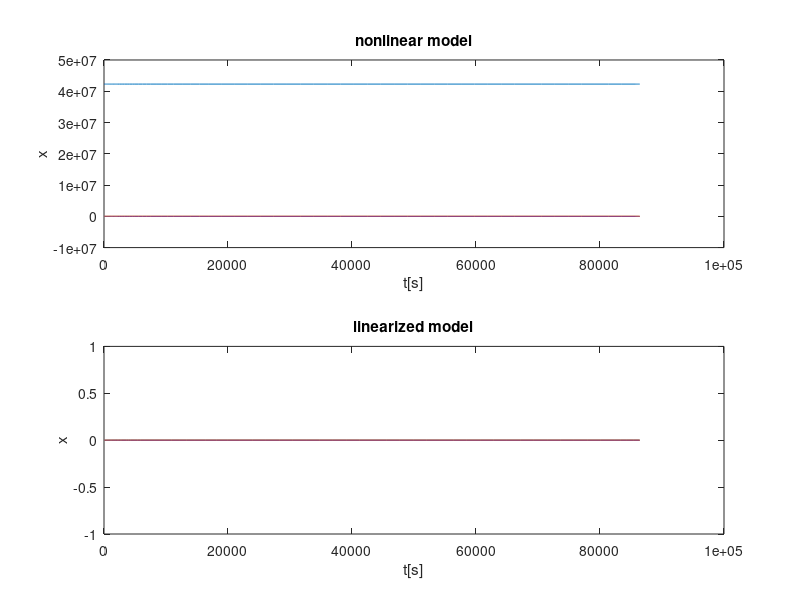
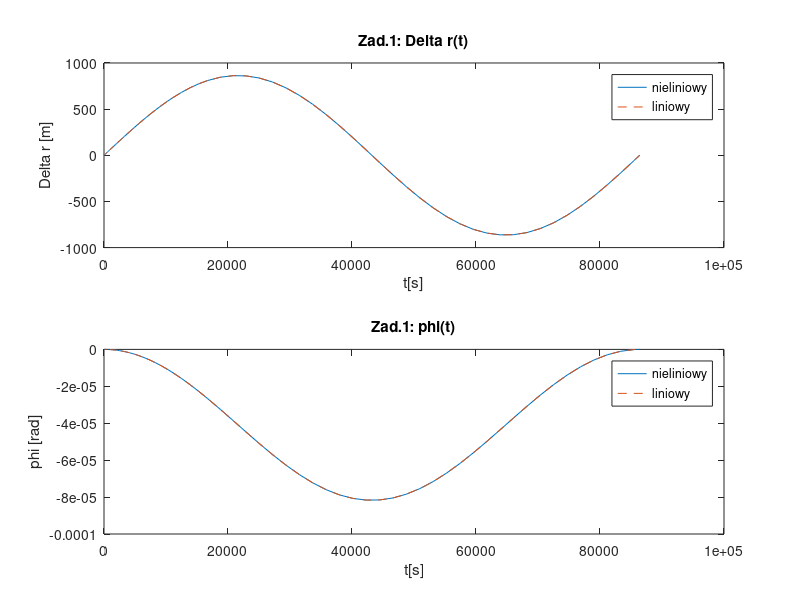
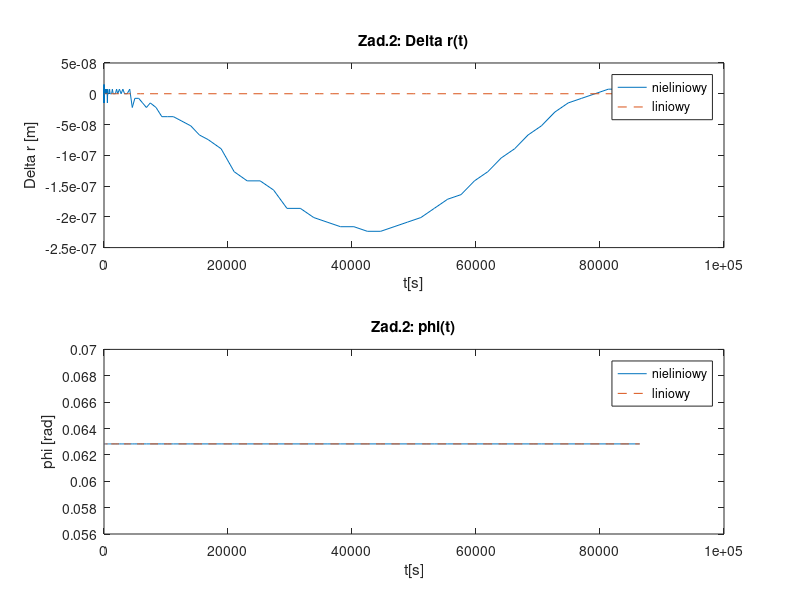
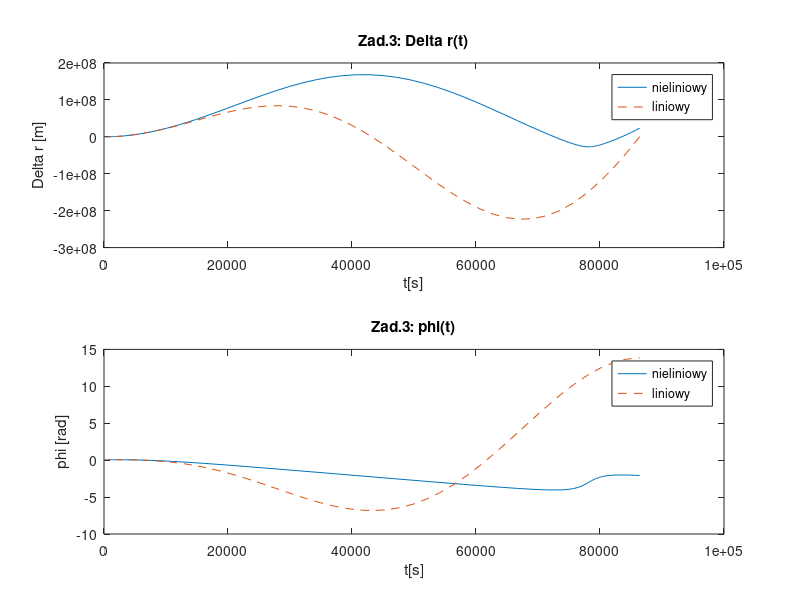

Recreate these plots in MATLAB, in order.
%% A.4 DYNAMIKA SATELITY
clear all
close all
%% A.4.2 Modelowanie matematyczne

% definiowanie parametrow satelity
T=24*60*60;           % s, okres obrotu Ziemi
m=2;                  % kg
k=4e14;               % m^3/s^2
omega=2*pi/T;         % rad/s
rR=(k/omega^2)^(1/3); % m, średnica orbity satelity

% definicje typowych sygnalow wejsciowych uzywanych podczas badan symulacyjnych 
% dynamiki satelity

ur=@(t)0; 
uth=@(t)0; 
dr=@(t)0; 
dth=@(t)0;

% tworzenie kodu dla dynamiki satelity (sD)
% x'=f(x,u)
% derivation of f:
sD=@(t,x)[...
    x(2,:); ...
    -k./(x(1,:).^2) + x(1,:).*(omega+x(4,:)).^2 + (ur(t)+dr(t))./m; ...
    x(4,:); ...
    -2*x(2,:).*(omega+x(4,:))./x(1,:) + (uth(t)+dth(t))./(m*x(1,:).^2) ...
    ];

%% A.4.3 analiza punktu rownowagi
% weryfikacja wybranych rozwiazan ukladu rownan satelity ze zmiennymi stanu


disp('A.4.3')

x0=[rR;0;0;0];
test1=sD(0,x0);


%% A.4.4 Przyblizenie liniowe
% wyliczanie parametrow A, B, C przyblizenia liniowego
% x'=f(x,u)
% y =h(x,u)
% w punkcie rownowagi

A= ...
[        0,             1, 0,          0; ...
 3*omega^2,             0, 0, 2*omega*rR; ...
         0,             0, 0,          1; ...
         0, -(2*omega)/rR, 0,          0 ...
];

B= [  0,          0,   0,          0; ...
    1/m,          0, 1/m,          0; ...
      0,          0,   0,          0; ...
      0, 1/(m*rR^2),   0, 1/(m*rR^2) ];

C= [0, 0, 1, 0];

sLD=@(t,x) A*x + B*[ur(t); uth(t); dr(t); dth(t)];

% tworzenie kodu dla przyblizenia liniowego (sLD)  dynamiki satelity 
% f(x,u) w postaci fl(x,u):=A*x + B*u
sLD=@(t,x)zeros(4,1);  % jest nieprawidlowo (w celu zapewnienia wykonywalnosci skryptu)

%% A.4.5 Analiza modelu
% stabilnosc przyblizenia liniowego
disp('A.4.5')
disp('stability:')
disp('eigenvalues of A')
ev=eig(A)


%% A.4.6 Symulacje
% badania symulacyjne dynamiki satelity

% 0
% system w punkcie rownowagi

% warunki poczatkowe i zaklocenie radialne
x0=[rR;0;0;0]; 
x0L=x0-[rR;0;0;0];

% tworzenie kodu dla dynamiki satelity (sD)
sD=@(t,x)[...
    x(2,:); ...
    -k./(x(1,:).^2) + x(1,:).*(omega+x(4,:)).^2 + (ur(t)+dr(t))./m; ...
    x(4,:); ...
    -2*x(2,:).*(omega+x(4,:))./x(1,:) + (uth(t)+dth(t))./(m*x(1,:).^2) ...
    ];
sLD=@(t,x) A*x + B*[ur(t); uth(t); dr(t); dth(t)];

% symulacja i kreslenie wykresow dla dynamiki satelity (sD)
[ts,ys] = ode45(sD,[0 T],x0);
figure(1)
subplot(2,1,1)
plot(ts,ys)
title("nonlinear model")
xlabel("t[s]"), ylabel("x")
% symulacja i kreslenie wykresow dla aproksymacji liniowej dynamiki satelity (sLD)
[tls,yls] = ode45(sLD,[0 T],x0L);
subplot(2,1,2)
plot(tls,yls)
title("linearized model")
xlabel("t[s]"), ylabel("x")

% 1
% 1%--we zaburzenie r(0) wzgledem promienia orbity geostacjonarnej

% warunki poczatkowe (radialne zaklocenie jest niezmienione)
x0=[rR*1.01;0;0;0]; % warunek poczatkowy dla systemu nieliowego
x0L=x0-[rR;0;0;0];  % warunek poczatkowy dla aproksymacji liniowej

% ZADANIE 1
% symulacja i kreslenie wykresow dla dynamiki satelity (sD)

% symulacja i kreslenie wykresow dla aproksymacji liniowej dynamiki satelity (sLD)


% 1%-we zaburzenie phi(0) wzgledem pelnego obrotu Ziemi wzgledem swojej osi

% warunki poczatkowe (radialne zaklocenie jest niezmienione)
x0=[rR;2*pi/100;0;0];
x0L=x0-[rR;0;0;0];
[ts,ys]   = ode45(sD,[0 T],x0);
[tls,yls] = ode45(sLD,[0 T],x0L);
figure(2)
subplot(2,1,1), plot(ts,ys(:,1)-rR, tls,yls(:,1),'--'), title("Zad.1: \Delta r(t)"), legend("nieliniowy","liniowy"), xlabel("t[s]"), ylabel("\Delta r [m]")
subplot(2,1,2), plot(ts,ys(:,3),    tls,yls(:,3),'--'), title("Zad.1: \phi(t)"),     legend("nieliniowy","liniowy"), xlabel("t[s]"), ylabel("\phi [rad]")

% ZADANIE 2
% symulacja i kreslenie wykresow dla dynamiki satelity (sD)

% symulacja i kreslenie wykresow dla aproksymacji liniowej dynamiki satelity (sLD)


% 2
% radialne zaklocenie skokowe o wartosci 5% grawitacyjnego przyciagania 
% satelity przez ziemie

% warunki poczatkowe i radialne zaklocenie
x0=[rR; 0; 2*pi/100; 0]; % poprawiona pozycja phi(0)!
x0L=x0-[rR;0;0;0];

[ts,ys]   = ode45(sD,[0 T],x0);
[tls,yls] = ode45(sLD,[0 T],x0L);
figure(3)
subplot(2,1,1), plot(ts,ys(:,1)-rR, tls,yls(:,1),'--'), title("Zad.2: \Delta r(t)"), legend("nieliniowy","liniowy"), xlabel("t[s]"), ylabel("\Delta r [m]")
subplot(2,1,2), plot(ts,ys(:,3),    tls,yls(:,3),'--'), title("Zad.2: \phi(t)"),     legend("nieliniowy","liniowy"), xlabel("t[s]"), ylabel("\phi [rad]")

% ZADANIE 3
% tworzenie kodu dla dynamiki satelity (sD)

% tworzenie kodu dla aproksymacji liniowej dynamiki satelity (sLD)

% symulacja i kreslenie wykresow dla dynamiki satelity (sD)

% symulacja i kreslenie wykresow dla aproksymacji liniowej dynamiki satelity (sLD)


% 3
% radialne zaklocenie o charakterze okresowym z amplituda rowna 5%  
% grawitacyjnego przyciagania satelity przez Ziemie o okresie rownym okresowi
% obrotu Ziemi

% warunki poczatkowe i radialne zaklocenie
dr=@(t)cos(2*pi/T*t)*m*9.81*0.05; 
sD=@(t,x)[...
    x(2,:); ...
    -k./(x(1,:).^2) + x(1,:).*(omega+x(4,:)).^2 + (ur(t)+dr(t))./m; ...
    x(4,:); ...
    -2*x(2,:).*(omega+x(4,:))./x(1,:) + (uth(t)+dth(t))./(m*x(1,:).^2) ...
    ];
sLD=@(t,x) A*x + B*[ur(t); uth(t); dr(t); dth(t)];

[ts,ys]   = ode45(sD,[0 T],x0);
[tls,yls] = ode45(sLD,[0 T],x0L);
figure(4)
subplot(2,1,1), plot(ts,ys(:,1)-rR, tls,yls(:,1),'--'), title("Zad.3: \Delta r(t)"), legend("nieliniowy","liniowy"), xlabel("t[s]"), ylabel("\Delta r [m]")
subplot(2,1,2), plot(ts,ys(:,3),    tls,yls(:,3),'--'), title("Zad.3: \phi(t)"),     legend("nieliniowy","liniowy"), xlabel("t[s]"), ylabel("\phi [rad]")


% ZADANIE 4
% tworzenie kodu dla dynamiki satelity (sD)

% tworzenie kodu dla aproksymacji liniowej dynamiki satelity (sLD)

% symulacja i kreslenie wykresow dla dynamiki satelity (sD)

% symulacja i kreslenie wykresow dla aproksymacji liniowej dynamiki satelity (sLD)
sD=@(t,x)[...
    x(2,:); ...
    -k./(x(1,:).^2) + x(1,:).*(omega+x(4,:)).^2 + (ur(t)+dr(t))./m; ...
    x(4,:); ...
    -2*x(2,:).*(omega+x(4,:))./x(1,:) + (uth(t)+dth(t))./(m*x(1,:).^2) ...
    ];
sLD=@(t,x) A*x + B*[ur(t); uth(t); dr(t); dth(t)];

[ts,ys]   = ode45(sD,[0 T],x0);
[tls,yls] = ode45(sLD,[0 T],x0L);
figure(5)
subplot(2,1,1), plot(ts,ys(:,1)-rR, tls,yls(:,1),'--'), title("Zad.4: \Delta r(t)"), legend("nieliniowy","liniowy"), xlabel("t[s]"), ylabel("\Delta r [m]")
subplot(2,1,2), plot(ts,ys(:,3),    tls,yls(:,3),'--'), title("Zad.4: \phi(t)"),     legend("nieliniowy","liniowy"), xlabel("t[s]"), ylabel("\phi [rad]")
